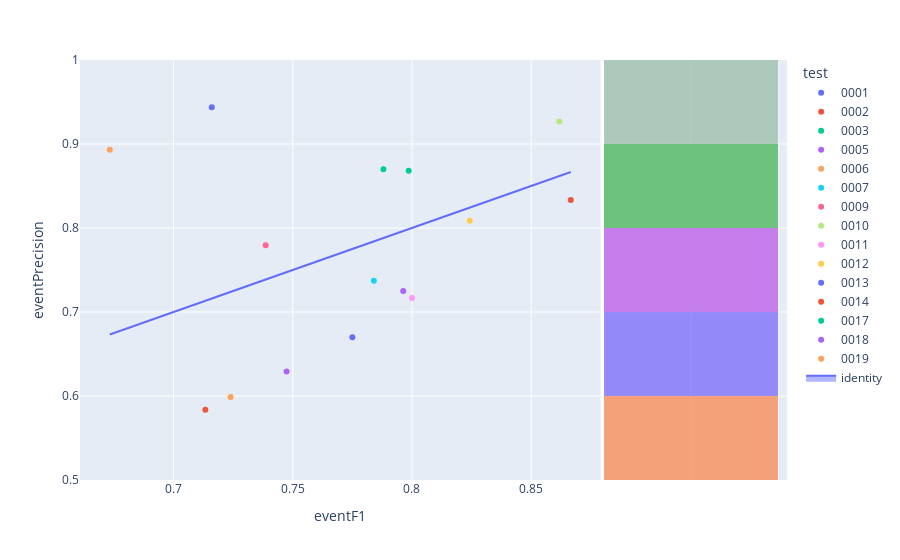

Here is the notebook cell this chart was saved with:
### Code cell
fig=px.scatter(experimentModels_N2,x='eventF1',y='eventPrecision',color='test',hover_name='modelId', marginal_y="histogram")
fig.add_trace(
    go.Scatter(x=experimentModels_N2['eventF1'], y=experimentModels_N2['eventF1'], name="identity", mode='lines',fill="toself")
)
fig.show()

### Figure 1 — Plotly figure (JSON) as saved in the notebook; plotly's stock layout.template omitted (floating-point values rounded to 4 significant figures)
{"data": [{"hovertemplate": "<b>%{hovertext}</b><br><br>test=0001<br>eventF1=%{x}<br>eventPrecision=%{y}<extra></extra>", "hovertext": ["e1d4b905-b790-4fe9-8a43-59b76a36b9dd"], "legendgroup": "0001", "marker": {"color": "#636efa", "symbol": "circle"}, "mode": "markers", "name": "0001", "orientation": "v", "showlegend": true, "type": "scatter", "x": [0.716], "xaxis": "x", "y": [0.9436], "yaxis": "y"}, {"alignmentgroup": "True", "bingroup": "y", "hovertemplate": "test=0001<br>eventPrecision=%{y}<br>count=%{x}<extra></extra>", "legendgroup": "0001", "marker": {"color": "#636efa"}, "name": "0001", "offsetgroup": "0001", "opacity": 0.5, "showlegend": false, "type": "histogram", "xaxis": "x2", "y": [0.9436], "yaxis": "y2"}, {"hovertemplate": "<b>%{hovertext}</b><br><br>test=0002<br>eventF1=%{x}<br>eventPrecision=%{y}<extra></extra>", "hovertext": ["c1f62253-8dcf-4cc8-8b95-bde893a5a09e"], "legendgroup": "0002", "marker": {"color": "#EF553B", "symbol": "circle"}, "mode": "markers", "name": "0002", "orientation": "v", "showlegend": true, "type": "scatter", "x": [0.8666], "xaxis": "x", "y": [0.8334], "yaxis": "y"}, {"alignmentgroup": "True", "bingroup": "y", "hovertemplate": "test=0002<br>eventPrecision=%{y}<br>count=%{x}<extra></extra>", "legendgroup": "0002", "marker": {"color": "#EF553B"}, "name": "0002", "offsetgroup": "0002", "opacity": 0.5, "showlegend": false, "type": "histogram", "xaxis": "x2", "y": [0.8334], "yaxis": "y2"}, {"hovertemplate": "<b>%{hovertext}</b><br><br>test=0003<br>eventF1=%{x}<br>eventPrecision=%{y}<extra></extra>", "hovertext": ["4f00824a-e500-4ad5-8aec-b8f5322c821a"], "legendgroup": "0003", "marker": {"color": "#00cc96", "symbol": "circle"}, "mode": "markers", "name": "0003", "orientation": "v", "showlegend": true, "type": "scatter", "x": [0.788], "xaxis": "x", "y": [0.8699], "yaxis": "y"}, {"alignmentgroup": "True", "bingroup": "y", "hovertemplate": "test=0003<br>eventPrecision=%{y}<br>count=%{x}<extra></extra>", "legendgroup": "0003", "marker": {"color": "#00cc96"}, "name": "0003", "offsetgroup": "0003", "opacity": 0.5, "showlegend": false, "type": "histogram", "xaxis": "x2", "y": [0.8699], "yaxis": "y2"}, {"hovertemplate": "<b>%{hovertext}</b><br><br>test=0005<br>eventF1=%{x}<br>eventPrecision=%{y}<extra></extra>", "hovertext": ["b729b67d-261b-41e9-8555-a5749e35811e"], "legendgroup": "0005", "marker": {"color": "#ab63fa", "symbol": "circle"}, "mode": "markers", "name": "0005", "orientation": "v", "showlegend": true, "type": "scatter", "x": [0.7474], "xaxis": "x", "y": [0.6292], "yaxis": "y"}, {"alignmentgroup": "True", "bingroup": "y", "hovertemplate": "test=0005<br>eventPrecision=%{y}<br>count=%{x}<extra></extra>", "legendgroup": "0005", "marker": {"color": "#ab63fa"}, "name": "0005", "offsetgroup": "0005", "opacity": 0.5, "showlegend": false, "type": "histogram", "xaxis": "x2", "y": [0.6292], "yaxis": "y2"}, {"hovertemplate": "<b>%{hovertext}</b><br><br>test=0006<br>eventF1=%{x}<br>eventPrecision=%{y}<extra></extra>", "hovertext": ["d084f1f0-06ef-468e-b82e-16b5f96fdc69"], "legendgroup": "0006", "marker": {"color": "#FFA15A", "symbol": "circle"}, "mode": "markers", "name": "0006", "orientation": "v", "showlegend": true, "type": "scatter", "x": [0.6733], "xaxis": "x", "y": [0.8931], "yaxis": "y"}, {"alignmentgroup": "True", "bingroup": "y", "hovertemplate": "test=0006<br>eventPrecision=%{y}<br>count=%{x}<extra></extra>", "legendgroup": "0006", "marker": {"color": "#FFA15A"}, "name": "0006", "offsetgroup": "0006", "opacity": 0.5, "showlegend": false, "type": "histogram", "xaxis": "x2", "y": [0.8931], "yaxis": "y2"}, {"hovertemplate": "<b>%{hovertext}</b><br><br>test=0007<br>eventF1=%{x}<br>eventPrecision=%{y}<extra></extra>", "hovertext": ["e4a48e65-6ade-4c80-a360-abf73bd39eeb"], "legendgroup": "0007", "marker": {"color": "#19d3f3", "symbol": "circle"}, "mode": "markers", "name": "0007", "orientation": "v", "showlegend": true, "type": "scatter", "x": [0.784], "xaxis": "x", "y": [0.7373], "yaxis": "y"}, {"alignmentgroup": "True", "bingroup": "y", "hovertemplate": "test=0007<br>eventPrecision=%{y}<br>count=%{x}<extra></extra>", "legendgroup": "0007", "marker": {"color": "#19d3f3"}, "name": "0007", "offsetgroup": "0007", "opacity": 0.5, "showlegend": false, "type": "histogram", "xaxis": "x2", "y": [0.7373], "yaxis": "y2"}, {"hovertemplate": "<b>%{hovertext}</b><br><br>test=0009<br>eventF1=%{x}<br>eventPrecision=%{y}<extra></extra>", "hovertext": ["1eca4001-1d4f-4d59-b1de-1b02a0d6f95f"], "legendgroup": "0009", "marker": {"color": "#FF6692", "symbol": "circle"}, "mode": "markers", "name": "0009", "orientation": "v", "showlegend": true, "type": "scatter", "x": [0.7386], "xaxis": "x", "y": [0.7794], "yaxis": "y"}, {"alignmentgroup": "True", "bingroup": "y", "hovertemplate": "test=0009<br>eventPrecision=%{y}<br>count=%{x}<extra></extra>", "legendgroup": "0009", "marker": {"color": "#FF6692"}, "name": "0009", "offsetgroup": "0009", "opacity": 0.5, "showlegend": false, "type": "histogram", "xaxis": "x2", "y": [0.7794], "yaxis": "y2"}, {"hovertemplate": "<b>%{hovertext}</b><br><br>test=0010<br>eventF1=%{x}<br>eventPrecision=%{y}<extra></extra>", "hovertext": ["c35d7164-a086-4277-899c-731c13b90a75"], "legendgroup": "0010", "marker": {"color": "#B6E880", "symbol": "circle"}, "mode": "markers", "name": "0010", "orientation": "v", "showlegend": true, "type": "scatter", "x": [0.8618], "xaxis": "x", "y": [0.9269], "yaxis": "y"}, {"alignmentgroup": "True", "bingroup": "y", "hovertemplate": "test=0010<br>eventPrecision=%{y}<br>count=%{x}<extra></extra>", "legendgroup": "0010", "marker": {"color": "#B6E880"}, "name": "0010", "offsetgroup": "0010", "opacity": 0.5, "showlegend": false, "type": "histogram", "xaxis": "x2", "y": [0.9269], "yaxis": "y2"}, {"hovertemplate": "<b>%{hovertext}</b><br><br>test=0011<br>eventF1=%{x}<br>eventPrecision=%{y}<extra></extra>", "hovertext": ["d610a0a1-aae2-46e6-b31e-a91cb6c987fe"], "legendgroup": "0011", "marker": {"color": "#FF97FF", "symbol": "circle"}, "mode": "markers", "name": "0011", "orientation": "v", "showlegend": true, "type": "scatter", "x": [0.8], "xaxis": "x", "y": [0.7168], "yaxis": "y"}, {"alignmentgroup": "True", "bingroup": "y", "hovertemplate": "test=0011<br>eventPrecision=%{y}<br>count=%{x}<extra></extra>", "legendgroup": "0011", "marker": {"color": "#FF97FF"}, "name": "0011", "offsetgroup": "0011", "opacity": 0.5, "showlegend": false, "type": "histogram", "xaxis": "x2", "y": [0.7168], "yaxis": "y2"}, {"hovertemplate": "<b>%{hovertext}</b><br><br>test=0012<br>eventF1=%{x}<br>eventPrecision=%{y}<extra></extra>", "hovertext": ["58ce72d9-8af2-4491-8cb9-99536ad462a1"], "legendgroup": "0012", "marker": {"color": "#FECB52", "symbol": "circle"}, "mode": "markers", "name": "0012", "orientation": "v", "showlegend": true, "type": "scatter", "x": [0.8243], "xaxis": "x", "y": [0.8085], "yaxis": "y"}, {"alignmentgroup": "True", "bingroup": "y", "hovertemplate": "test=0012<br>eventPrecision=%{y}<br>count=%{x}<extra></extra>", "legendgroup": "0012", "marker": {"color": "#FECB52"}, "name": "0012", "offsetgroup": "0012", "opacity": 0.5, "showlegend": false, "type": "histogram", "xaxis": "x2", "y": [0.8085], "yaxis": "y2"}, {"hovertemplate": "<b>%{hovertext}</b><br><br>test=0013<br>eventF1=%{x}<br>eventPrecision=%{y}<extra></extra>", "hovertext": ["b0dc28a7-8906-48a2-9333-829d89d4da08"], "legendgroup": "0013", "marker": {"color": "#636efa", "symbol": "circle"}, "mode": "markers", "name": "0013", "orientation": "v", "showlegend": true, "type": "scatter", "x": [0.775], "xaxis": "x", "y": [0.6699], "yaxis": "y"}, {"alignmentgroup": "True", "bingroup": "y", "hovertemplate": "test=0013<br>eventPrecision=%{y}<br>count=%{x}<extra></extra>", "legendgroup": "0013", "marker": {"color": "#636efa"}, "name": "0013", "offsetgroup": "0013", "opacity": 0.5, "showlegend": false, "type": "histogram", "xaxis": "x2", "y": [0.6699], "yaxis": "y2"}, {"hovertemplate": "<b>%{hovertext}</b><br><br>test=0014<br>eventF1=%{x}<br>eventPrecision=%{y}<extra></extra>", "hovertext": ["54cb709f-d446-42be-9fd1-06990c8afe3f"], "legendgroup": "0014", "marker": {"color": "#EF553B", "symbol": "circle"}, "mode": "markers", "name": "0014", "orientation": "v", "showlegend": true, "type": "scatter", "x": [0.7133], "xaxis": "x", "y": [0.5835], "yaxis": "y"}, {"alignmentgroup": "True", "bingroup": "y", "hovertemplate": "test=0014<br>eventPrecision=%{y}<br>count=%{x}<extra></extra>", "legendgroup": "0014", "marker": {"color": "#EF553B"}, "name": "0014", "offsetgroup": "0014", "opacity": 0.5, "showlegend": false, "type": "histogram", "xaxis": "x2", "y": [0.5835], "yaxis": "y2"}, {"hovertemplate": "<b>%{hovertext}</b><br><br>test=0017<br>eventF1=%{x}<br>eventPrecision=%{y}<extra></extra>", "hovertext": ["16ad2dbe-89ae-49a8-bb50-2fe8808350e1"], "legendgroup": "0017", "marker": {"color": "#00cc96", "symbol": "circle"}, "mode": "markers", "name": "0017", "orientation": "v", "showlegend": true, "type": "scatter", "x": [0.7986], "xaxis": "x", "y": [0.8683], "yaxis": "y"}, {"alignmentgroup": "True", "bingroup": "y", "hovertemplate": "test=0017<br>eventPrecision=%{y}<br>count=%{x}<extra></extra>", "legendgroup": "0017", "marker": {"color": "#00cc96"}, "name": "0017", "offsetgroup": "0017", "opacity": 0.5, "showlegend": false, "type": "histogram", "xaxis": "x2", "y": [0.8683], "yaxis": "y2"}, {"hovertemplate": "<b>%{hovertext}</b><br><br>test=0018<br>eventF1=%{x}<br>eventPrecision=%{y}<extra></extra>", "hovertext": ["b98204bb-7019-427e-a9f2-a672dfd87243"], "legendgroup": "0018", "marker": {"color": "#ab63fa", "symbol": "circle"}, "mode": "markers", "name": "0018", "orientation": "v", "showlegend": true, "type": "scatter", "x": [0.7963], "xaxis": "x", "y": [0.7251], "yaxis": "y"}, {"alignmentgroup": "True", "bingroup": "y", "hovertemplate": "test=0018<br>eventPrecision=%{y}<br>count=%{x}<extra></extra>", "legendgroup": "0018", "marker": {"color": "#ab63fa"}, "name": "0018", "offsetgroup": "0018", "opacity": 0.5, "showlegend": false, "type": "histogram", "xaxis": "x2", "y": [0.7251], "yaxis": "y2"}, {"hovertemplate": "<b>%{hovertext}</b><br><br>test=0019<br>eventF1=%{x}<br>eventPrecision=%{y}<extra></extra>", "hovertext": ["48b09ab7-ec21-48fa-ae25-c197b95a7389"], "legendgroup": "0019", "marker": {"color": "#FFA15A", "symbol": "circle"}, "mode": "markers", "name": "0019", "orientation": "v", "showlegend": true, "type": "scatter", "x": [0.7239], "xaxis": "x", "y": [0.5987], "yaxis": "y"}, {"alignmentgroup": "True", "bingroup": "y", "hovertemplate": "test=0019<br>eventPrecision=%{y}<br>count=%{x}<extra></extra>", "legendgroup": "0019", "marker": {"color": "#FFA15A"}, "name": "0019", "offsetgroup": "0019", "opacity": 0.5, "showlegend": false, "type": "histogram", "xaxis": "x2", "y": [0.5987], "yaxis": "y2"}, {"fill": "toself", "mode": "lines", "name": "identity", "type": "scatter", "x": [0.716, 0.8666, 0.788, 0.7474, 0.6733, 0.784, 0.7386, 0.8618, 0.8, 0.8243, 0.775, 0.7133, 0.7986, 0.7963, 0.7239], "y": [0.716, 0.8666, 0.788, 0.7474, 0.6733, 0.784, 0.7386, 0.8618, 0.8, 0.8243, 0.775, 0.7133, 0.7986, 0.7963, 0.7239]}], "layout": {"barmode": "overlay", "legend": {"title": {"text": "test"}, "tracegroupgap": 0}, "margin": {"t": 60}, "xaxis": {"anchor": "y", "domain": [0, 0.7363], "title": {"text": "eventF1"}}, "xaxis2": {"anchor": "y2", "domain": [0.7413, 1], "matches": "x2", "showgrid": true, "showline": false, "showticklabels": false, "ticks": ""}, "yaxis": {"anchor": "x", "domain": [0, 1], "title": {"text": "eventPrecision"}}, "yaxis2": {"anchor": "x2", "domain": [0, 1], "matches": "y", "showgrid": true, "showticklabels": false}}}
